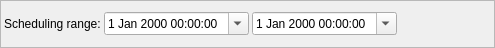
<?xml version="1.0" encoding="UTF-8"?>
<ui version="4.0">
 <class>KPlato::SchedulingRange</class>
 <widget class="QWidget" name="KPlato::SchedulingRange">
  <property name="geometry">
   <rect>
    <x>0</x>
    <y>0</y>
    <width>495</width>
    <height>48</height>
   </rect>
  </property>
  <layout class="QHBoxLayout" name="horizontalLayout_2">
   <property name="margin">
    <number>0</number>
   </property>
   <item>
    <widget class="QFrame" name="frame">
     <property name="frameShape">
      <enum>QFrame::StyledPanel</enum>
     </property>
     <property name="frameShadow">
      <enum>QFrame::Sunken</enum>
     </property>
     <layout class="QHBoxLayout" name="horizontalLayout">
      <property name="spacing">
       <number>3</number>
      </property>
      <property name="margin">
       <number>3</number>
      </property>
      <item>
       <widget class="QLabel" name="label">
        <property name="text">
         <string>Scheduling range:</string>
        </property>
        <property name="buddy">
         <cstring>targetStartTime</cstring>
        </property>
       </widget>
      </item>
      <item>
       <widget class="QDateTimeEdit" name="targetStartTime">
        <property name="calendarPopup">
         <bool>true</bool>
        </property>
       </widget>
      </item>
      <item>
       <widget class="QDateTimeEdit" name="targetEndTime">
        <property name="calendarPopup">
         <bool>true</bool>
        </property>
       </widget>
      </item>
      <item>
       <spacer name="horizontalSpacer">
        <property name="orientation">
         <enum>Qt::Horizontal</enum>
        </property>
        <property name="sizeHint" stdset="0">
         <size>
          <width>40</width>
          <height>20</height>
         </size>
        </property>
       </spacer>
      </item>
     </layout>
    </widget>
   </item>
  </layout>
 </widget>
 <resources/>
 <connections/>
</ui>
